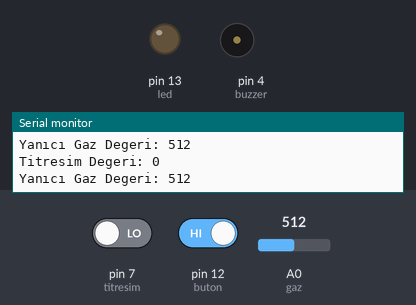
Recording of a sketch running on a simulated Arduino Uno, built with avr-gcc and run on an emulated ATmega328P. Parts: output pins drawn as LEDs (lit = HIGH), buzzer (waves = sounding), the last lines printed to the serial monitor. The test bench sets the inputs (shaded band); at power-on: A0 (gaz) = 512, pin 7 (titresim) LOW, pin 12 (buton) HIGH. At 10.4 s the program stops and its outputs stay as they are.

Above: at 5.2 s.
5.3 s: A0 (gaz) set to 246
7.3 s: A0 (gaz) set to 230
At 9.1 s:
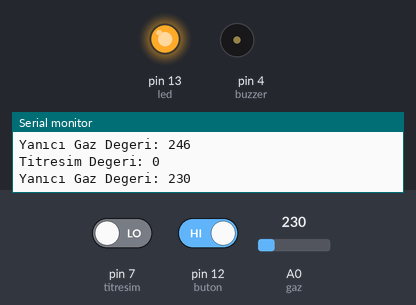
9.7 s: pin 7 (titresim) driven HIGH and pin 12 (buton) driven LOW
At 10.8 s:
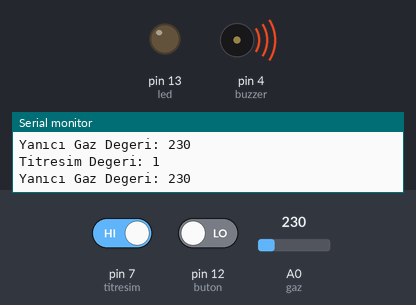
Timing chart, 0 to 11.9 s (numbered marks = the images above; inputs shaded):
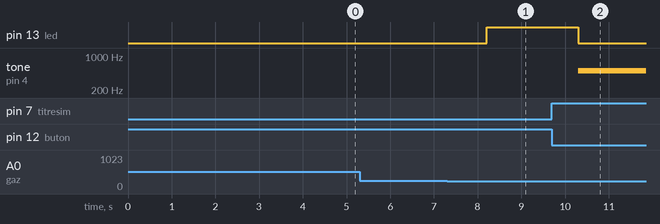

The sketch:

Titresim_ve_Gaz.ino
```cpp
#define led 13
#define buton 12
#define titresim 7
#define buzzer 4
#define gaz A0
#define onisisuresi 4000
#define esikdeger 240


void setup() {
  pinMode(titresim,INPUT);
  pinMode(buton,INPUT);
  pinMode(buzzer,OUTPUT);
  pinMode(led,OUTPUT);
  Serial.begin(9600);
  delay(onisisuresi);

}

void loop() {
  int titresimdegeri = digitalRead(titresim);
  int dumandegeri = analogRead(gaz);
  int butondegeri = digitalRead(buton);
  Serial.print("Titresim Degeri: ");
  Serial.println(titresimdegeri);
  Serial.print("Yanıcı Gaz Degeri: ");
  Serial.println(dumandegeri);
  if(titresimdegeri == 1 or dumandegeri >= esikdeger){
    while (butondegeri == 0){
        tone(buzzer,500);
        digitalWrite(led,LOW);
    }

  }
  else {
    noTone(buzzer);
    digitalWrite(led,HIGH);
  }
  delay(1050);
}
```

Measured:
- the behaviour switches between 240 and 239 on A0 (gaz) (found by bisection; images 0 and 1)
- after the input at 7.3 s, pin 13 (led): LOW → HIGH after 0.90 s
- after the input at 9.7 s, pin 13 (led): HIGH → LOW after 0.61 s; tone on pin 4 (buzzer): silent → 500 Hz after 0.61 s
